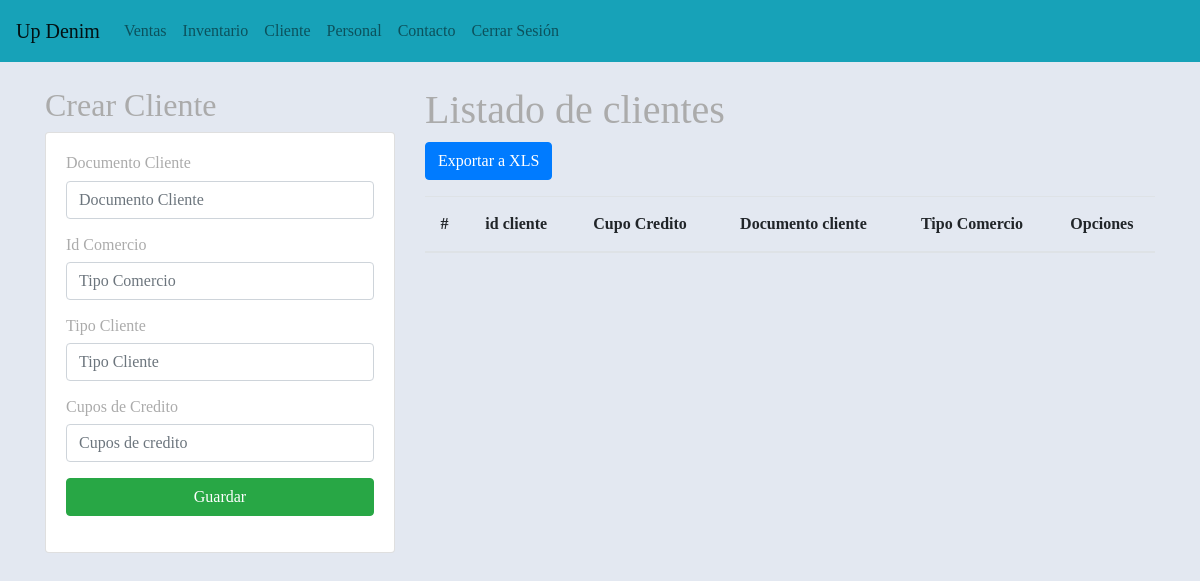
The page /gestionCliente/ (signed in) on the database as committed earlier.
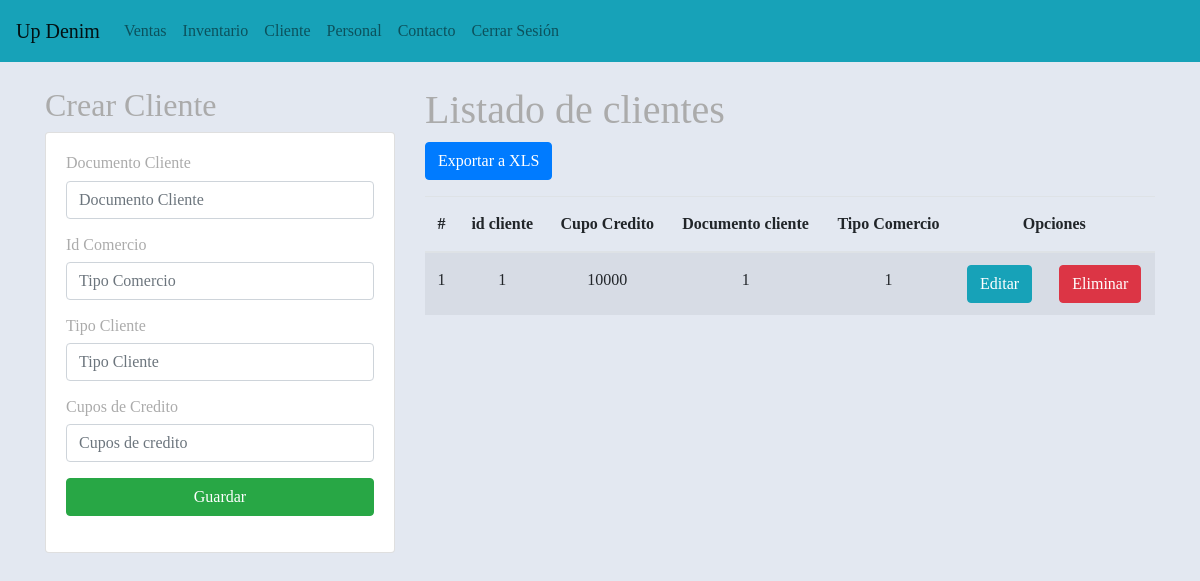
The same page on the database as committed later.
### aplicaciones/Academico/models.py (models this page shows, shortened)
class Cliente(models.Model):
    idCliente = models.AutoField(primary_key=True)
    cupoCredito = models.IntegerField()
    idDocumentoCli = models.IntegerField()
    idTipoComercio = models.IntegerField()
    idTipoCliente = models.IntegerField()

### aplicaciones/Academico/views.py (the view)
# urls.py: path('gestionCliente/', views.vistaCliente),
@login_required
def vistaCliente(request):
    Clientesss = Cliente.objects.all()
    if not request.user.is_staff:
        return render(request,"home.html")
    return render(request, "gestionCliente.html", {"cliente": Clientesss})

### aplicaciones/Academico/templates/gestionCliente.html (shortened to what this page needs)
{% extends "./base.html" %}
{% block body %}
<div class="row">
    <div class="col-sm-12 col-md-6 col-lg-4 col-xl-4">
        <h2> Crear  Cliente </h2>
        <div class="card">
            <div class="card-body">
                <form action="/registrarCliente/" method="POST">  {% csrf_token %}
                    <div class="form-group">
                    <div class="form-group">
                        <h6>Documento Cliente</h6>
                        <input type="text" id="txtDocumento" name="txtDocumento" class="form-control" placeholder="Documento Cliente" minlength="1" maxlength="58"  required>
                    </div>
                    <div class="form-group">
                        <h6>Id Comercio</h6>
                        <input type="text" id="txtComercio" name="txtComercio"  class="form-control" placeholder="Tipo Comercio" minlength="1" maxlength="58"  required>
                    </div>
                    <div class="form-group">
                        <h6>Tipo Cliente</h6>
                        <input type="text" id="txtTipo" name="txtTipo"  class="form-control" placeholder="Tipo Cliente" minlength="1" maxlength="58" required>
                    </div>
                    <div class="form-group">
                        <h6>Cupos de Credito</h6>
                        <input type="text" id="txtCupo" name="txtCupo" class="form-control" placeholder="Cupos de credito" minlength="1" maxlength="58"  required>
                    </div>
                        <div class="form-group">
                            <button type="submit" class="btn btn-success btn-block text-white">Guardar</button>
                        </div>
                 </form>
            </div>
            </div>
        </div>
    </div>
<div class="col-sm-12 col-md-6 col-lg-8 col-xl-8">
    <h1> Listado de clientes </h1>       <a href="{% url 'exportar_clientes' %}" class="btn btn-primary">Exportar a XLS</a>
<div class="table-responsive py-2">
</div>
    <table class="table table-striped">
        <thead>
            <tr>
                <th>#</th>
                <th>id cliente</th>
                <th>Cupo Credito</th>
                <th>Documento cliente</th>
                <th>Tipo Comercio</th>
                <th colspan="2">Opciones</th>
            </tr>
            </thead>
            <tbody>
            {% for cliente in cliente%}
                <tr>
                    <td>{{forloop.counter}}</td>
                    <td>{{cliente.idCliente}}</td>
                    <td>{{cliente.cupoCredito}}</td>
                    <td>{{cliente.idDocumentoCli}}</td>
                    <td>{{cliente.idTipoComercio}}</td>
                    <td><a href="{% url 'edicionCliente' cliente.idCliente %}" class="btn btn-info">Editar</a></td>
                    <td><a href="{% url 'eliminarCliente' cliente.idCliente %}" class="btn btn-danger btnEliminacion">Eliminar</a></td>
                </tr>
            {% endfor%}
            </tbody>
    </table>
</div>
</div>
{% endblock %}

Rows that differ between the two databases and show on the page:
added Cliente: idCliente "1", cupoCredito "10000", idDocumentoCli "1", idTipoComercio "1"
